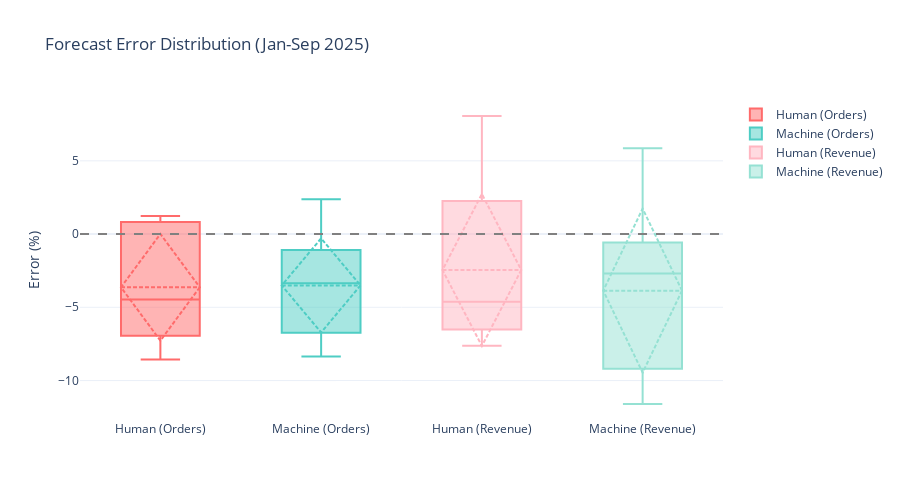

This figure's notebook cell:
### Code cell
# Visualization 5: Error Distribution Box Plot
fig5 = go.Figure()

# Orders
fig5.add_trace(go.Box(
    y=orders_results['human_error_%'],
    name='Human (Orders)',
    marker_color='#FF6B6B',
    boxmean='sd'
))

fig5.add_trace(go.Box(
    y=orders_results['machine_error_%'],
    name='Machine (Orders)',
    marker_color='#4ECDC4',
    boxmean='sd'
))

# Revenue
fig5.add_trace(go.Box(
    y=revenue_results['human_error_%'],
    name='Human (Revenue)',
    marker_color='#FFB6C1',
    boxmean='sd'
))

fig5.add_trace(go.Box(
    y=revenue_results['machine_error_%'],
    name='Machine (Revenue)',
    marker_color='#95E1D3',
    boxmean='sd'
))

fig5.add_hline(y=0, line_dash='dash', line_color='gray')

fig5.update_layout(
    title='Forecast Error Distribution (Jan-Sep 2025)',
    yaxis_title='Error (%)',
    height=500,
    template='plotly_white'
)

fig5.show()

# Save
fig5.write_html('../results/forecast_validation_error_distribution.html')
print('✓ Saved: results/forecast_validation_error_distribution.html')

### Figure 1 — Plotly figure (JSON) as saved in the notebook; plotly's stock layout.template omitted (floating-point values rounded to 4 significant figures)
{"data": [{"boxmean": "sd", "marker": {"color": "#FF6B6B"}, "name": "Human (Orders)", "type": "box", "y": [-3.266, 1.237, -8.316, -4.462, -4.518, 0.8315, -8.557, 0.8263, -6.483]}, {"boxmean": "sd", "marker": {"color": "#4ECDC4"}, "name": "Machine (Orders)", "type": "box", "y": [-6.669, -3.363, -1.031, -8.363, -3.852, -1.1, -6.944, 2.383, -2.61]}, {"boxmean": "sd", "marker": {"color": "#FFB6C1"}, "name": "Human (Revenue)", "type": "box", "y": [-3.975, 1.931, -5.661, -7.62, -4.616, 3.213, -7.1, 8.061, -6.319]}, {"boxmean": "sd", "marker": {"color": "#95E1D3"}, "name": "Machine (Revenue)", "type": "box", "y": [-11.6, -6.019, 2.942, -10.51, -2.231, -1.741, -8.759, 5.861, -2.697]}], "layout": {"height": 500, "shapes": [{"line": {"color": "gray", "dash": "dash"}, "type": "line", "x0": 0, "x1": 1, "xref": "x domain", "y0": 0, "y1": 0, "yref": "y"}], "title": {"text": "Forecast Error Distribution (Jan-Sep 2025)"}, "yaxis": {"title": {"text": "Error (%)"}}}}
